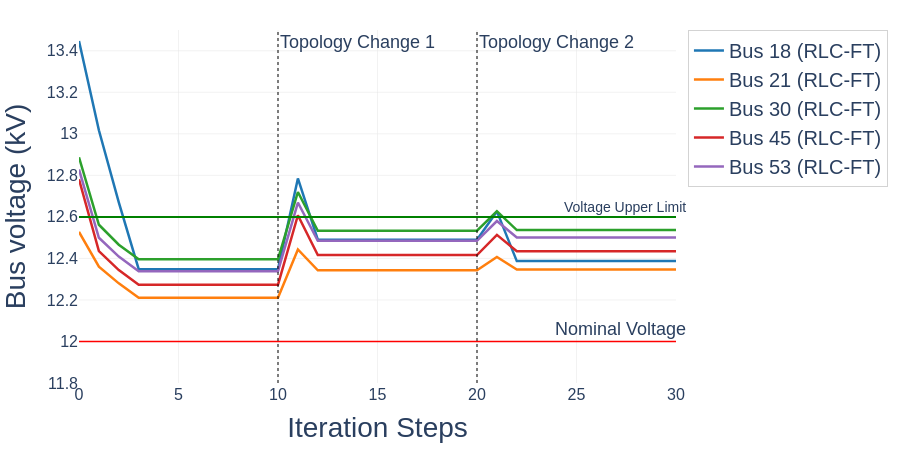

Notebook source saved alongside this figure:
### Code cell
def plot_voltage_trajectory(voltage_RL, scenario, topology_change_steps=None):
    """
    Create a professional voltage trajectory plot with topology change indicators.
    """
    import plotly.graph_objects as go
    
    # Select bus indices to display
    bus_indices = [0, 1, 2, 3, 4]
    bus_names = ['Bus 18', 'Bus 21', 'Bus 30', 'Bus 45', 'Bus 53']
    
    # Initialize figure
    fig = go.Figure()
    
    # Colorblind-friendly palette
    colors = ['#1f77b4', '#ff7f0e', '#2ca02c', '#d62728', '#9467bd']
    
    # Add voltage trajectories
    steps = list(range(voltage_RL.shape[0]))
    for i, idx in enumerate(bus_indices):
        fig.add_trace(go.Scatter(
            x=steps, 
            y=(12*voltage_RL[:, idx]).tolist(),
            mode='lines',
            name=f'{bus_names[i]} (RLC-FT)',
            line=dict(color=colors[i], width=2.5)
        ))
    
    # Add safety limits based on scenario
    if scenario == 0:  # Undervoltage scenario
        y_range = [10, 12.6]
        fig.add_hline(
            y=11.4, 
            line=dict(color='green', dash='dash', width=2),
            annotation=dict(
                text='Voltage Lower Limit',
                xref='paper', yref='y',
                x=1.02, y=11.4,
                showarrow=False,
                font=dict(size=14)
            )
        )
    elif scenario == 1:  # Overvoltage scenario
        y_range = [11.8, 13.5]
        fig.add_hline(
            y=12.6, 
            line=dict(color='green', width=2),
            annotation=dict(
                text='Voltage Upper Limit',
                xref='paper', yref='y',
                x=1.02, y=12.6,
                showarrow=False,
                font=dict(size=14)
            )
        )
    else:  # Both limits scenario
        y_range = [10.8, 13.2]
        fig.add_hline(
            y=12.6, 
            line=dict(color='green', dash='dash', width=2),
            annotation=dict(
                text='Voltage Upper Limit',
                xref='paper', yref='y',
                x=1.02, y=12.6,
                showarrow=False,
                font=dict(size=18)
            )
        )
        fig.add_hline(
            y=11.4, 
            line=dict(color='green', dash='dash', width=2),
            annotation=dict(
                text='Voltage Lower Limit',
                xref='paper', yref='y',
                x=1.02, y=11.4,
                showarrow=False,
                font=dict(size=18)
            )
        )
    
    # Add target voltage line (properly labeled on the right side)
    fig.add_hline(
        y=12.0, 
        line=dict(color='red', width=1.5),
        annotation=dict(
            text='Nominal Voltage',
            xref='paper', yref='y',
            x=1.02, y=12.0,
            showarrow=False,
            font=dict(size=18)
        )
    )
    
    # Handle multiple topology change points
    if topology_change_steps is not None:
        if isinstance(topology_change_steps, (int, float)):
            topology_change_steps = [topology_change_steps]  # Convert single value to list
            
        for i, step in enumerate(topology_change_steps):
            fig.add_vline(
                x=step,
                line=dict(color='rgba(0,0,0,0.5)', dash='dot', width=2),
                annotation=dict(
                    text=f'Topology Change {i+1}' if len(topology_change_steps) > 1 else 'Topology Change',
                    xref='x', yref='paper',
                    x=step, y=1.0,
                    showarrow=False,
                    font=dict(size=18)
                )
            )
    
    # Update layout with professional styling
    fig.update_layout(
        font=dict(family='Arial', size=16),
        width=NATURE_CONFIG['width']/2,
        height=NATURE_CONFIG['height']/2,
        margin=dict(l=60, r=100, t=30, b=60),
        xaxis_title='Iteration Steps',
        yaxis_title='Bus voltage (kV)',
        plot_bgcolor='white',
        paper_bgcolor='white',
        xaxis=dict(
            range=[0, 30],  # Shortened range as requested
            showgrid=True,
            gridwidth=0.5,
            gridcolor='#E5E5E5',
            zeroline=False,
            tickfont=dict(size=NATURE_CONFIG['font_axis']-8),
            title_font=dict(size=NATURE_CONFIG['font_axis_title']),
        ),
        yaxis=dict(
            range=y_range,
            showgrid=True,
            gridwidth=0.5,
            gridcolor='#E5E5E5',
            zeroline=False,
            tickfont=dict(size=NATURE_CONFIG['font_axis']-8),
            title_font=dict(size=NATURE_CONFIG['font_axis_title']),
        ),
        legend=dict(
            x=1.02,
            y=1,
            xanchor='left',
            yanchor='top',
            bgcolor='rgba(255,255,255,0.8)',
            bordercolor='lightgray',
            borderwidth=1,
            font=dict(size=NATURE_CONFIG['font_legend']-8),
        ),
    )
    
    # Export high-resolution images
    import plotly.io as pio
    pio.kaleido.scope.mathjax = None
    output_path = os.path.join(Config.data_path, 'images', '56bus', 'voltage_plot.svg')
    fig.write_image(output_path, scale=2)
    fig.write_image(os.path.join(Config.data_path, 'images', '56bus', 'voltage_plot.png'), scale=2)
    fig.show()
    
    return fig

# Example usage:
state, topology, scenario = env.reset(seed=env_seed)
fig = plot_voltage_trajectory(voltage_RL, scenario=1, topology_change_steps=[10, 20])

### Figure 1 — Plotly figure (JSON) as saved in the notebook; plotly's stock layout.template omitted (floating-point values rounded to 4 significant figures)
{"data": [{"line": {"color": "#1f77b4", "width": 2.5}, "mode": "lines", "name": "Bus 18 (RLC-FT)", "type": "scatter", "x": [0, 1, 2, 3, 4, 5, 6, 7, 8, 9, 10, 11, 12, 13, 14, 15, 16, 17, 18, 19, 20, 21, 22, 23, 24, 25, 26, 27, 28, 29, 30, 31, 32, 33, 34, 35, 36, 37, 38, 39, 40, 41, 42, 43, 44, 45, 46, 47, 48, 49], "y": [13.45, 13.02, 12.67, 12.35, 12.35, 12.35, 12.35, 12.35, 12.35, 12.35, 12.35, 12.79, 12.49, 12.49, 12.49, 12.49, 12.49, 12.49, 12.49, 12.49, 12.49, 12.63, 12.39, 12.39, 12.39, 12.39, 12.39, 12.39, 12.39, 12.39, 12.39, 12.39, 12.39, 12.39, 12.39, 12.39, 12.39, 12.39, 12.39, 12.39, 12.39, 12.39, 12.39, 12.39, 12.39, 12.39, 12.39, 12.39, 12.39, 12.39]}, {"line": {"color": "#ff7f0e", "width": 2.5}, "mode": "lines", "name": "Bus 21 (RLC-FT)", "type": "scatter", "x": [0, 1, 2, 3, 4, 5, 6, 7, 8, 9, 10, 11, 12, 13, 14, 15, 16, 17, 18, 19, 20, 21, 22, 23, 24, 25, 26, 27, 28, 29, 30, 31, 32, 33, 34, 35, 36, 37, 38, 39, 40, 41, 42, 43, 44, 45, 46, 47, 48, 49], "y": [12.53, 12.36, 12.28, 12.21, 12.21, 12.21, 12.21, 12.21, 12.21, 12.21, 12.21, 12.44, 12.34, 12.34, 12.34, 12.34, 12.34, 12.34, 12.34, 12.34, 12.34, 12.41, 12.35, 12.35, 12.35, 12.35, 12.35, 12.35, 12.35, 12.35, 12.35, 12.35, 12.35, 12.35, 12.35, 12.35, 12.35, 12.35, 12.35, 12.35, 12.35, 12.35, 12.35, 12.35, 12.35, 12.35, 12.35, 12.35, 12.35, 12.35]}, {"line": {"color": "#2ca02c", "width": 2.5}, "mode": "lines", "name": "Bus 30 (RLC-FT)", "type": "scatter", "x": [0, 1, 2, 3, 4, 5, 6, 7, 8, 9, 10, 11, 12, 13, 14, 15, 16, 17, 18, 19, 20, 21, 22, 23, 24, 25, 26, 27, 28, 29, 30, 31, 32, 33, 34, 35, 36, 37, 38, 39, 40, 41, 42, 43, 44, 45, 46, 47, 48, 49], "y": [12.89, 12.56, 12.47, 12.4, 12.4, 12.4, 12.4, 12.4, 12.4, 12.4, 12.4, 12.72, 12.53, 12.53, 12.53, 12.53, 12.53, 12.53, 12.53, 12.53, 12.53, 12.63, 12.54, 12.54, 12.54, 12.54, 12.54, 12.54, 12.54, 12.54, 12.54, 12.54, 12.54, 12.54, 12.54, 12.54, 12.54, 12.54, 12.54, 12.54, 12.54, 12.54, 12.54, 12.54, 12.54, 12.54, 12.54, 12.54, 12.54, 12.54]}, {"line": {"color": "#d62728", "width": 2.5}, "mode": "lines", "name": "Bus 45 (RLC-FT)", "type": "scatter", "x": [0, 1, 2, 3, 4, 5, 6, 7, 8, 9, 10, 11, 12, 13, 14, 15, 16, 17, 18, 19, 20, 21, 22, 23, 24, 25, 26, 27, 28, 29, 30, 31, 32, 33, 34, 35, 36, 37, 38, 39, 40, 41, 42, 43, 44, 45, 46, 47, 48, 49], "y": [12.78, 12.43, 12.34, 12.27, 12.27, 12.27, 12.27, 12.27, 12.27, 12.27, 12.27, 12.61, 12.42, 12.42, 12.42, 12.42, 12.42, 12.42, 12.42, 12.42, 12.42, 12.51, 12.43, 12.43, 12.43, 12.43, 12.43, 12.43, 12.43, 12.43, 12.43, 12.43, 12.43, 12.43, 12.43, 12.43, 12.43, 12.43, 12.43, 12.43, 12.43, 12.43, 12.43, 12.43, 12.43, 12.43, 12.43, 12.43, 12.43, 12.43]}, {"line": {"color": "#9467bd", "width": 2.5}, "mode": "lines", "name": "Bus 53 (RLC-FT)", "type": "scatter", "x": [0, 1, 2, 3, 4, 5, 6, 7, 8, 9, 10, 11, 12, 13, 14, 15, 16, 17, 18, 19, 20, 21, 22, 23, 24, 25, 26, 27, 28, 29, 30, 31, 32, 33, 34, 35, 36, 37, 38, 39, 40, 41, 42, 43, 44, 45, 46, 47, 48, 49], "y": [12.83, 12.5, 12.41, 12.34, 12.34, 12.34, 12.34, 12.34, 12.34, 12.34, 12.34, 12.67, 12.48, 12.48, 12.48, 12.48, 12.48, 12.48, 12.48, 12.48, 12.48, 12.58, 12.5, 12.5, 12.5, 12.5, 12.5, 12.5, 12.5, 12.5, 12.5, 12.5, 12.5, 12.5, 12.5, 12.5, 12.5, 12.5, 12.5, 12.5, 12.5, 12.5, 12.5, 12.5, 12.5, 12.5, 12.5, 12.5, 12.5, 12.5]}], "layout": {"annotations": [{"font": {"size": 14}, "showarrow": false, "text": "Voltage Upper Limit", "x": 1.02, "xanchor": "right", "xref": "x domain", "y": 12.6, "yanchor": "bottom", "yref": "y"}, {"font": {"size": 18}, "showarrow": false, "text": "Nominal Voltage", "x": 1.02, "xanchor": "right", "xref": "x domain", "y": 12, "yanchor": "bottom", "yref": "y"}, {"font": {"size": 18}, "showarrow": false, "text": "Topology Change 1", "x": 10, "xanchor": "left", "xref": "x", "y": 1, "yanchor": "top", "yref": "y domain"}, {"font": {"size": 18}, "showarrow": false, "text": "Topology Change 2", "x": 20, "xanchor": "left", "xref": "x", "y": 1, "yanchor": "top", "yref": "y domain"}], "font": {"family": "Arial", "size": 16}, "height": 450, "legend": {"bgcolor": "rgba(255,255,255,0.8)", "bordercolor": "lightgray", "borderwidth": 1, "font": {"size": 20}, "x": 1.02, "xanchor": "left", "y": 1, "yanchor": "top"}, "margin": {"b": 60, "l": 60, "r": 100, "t": 30}, "paper_bgcolor": "white", "plot_bgcolor": "white", "shapes": [{"line": {"color": "green", "width": 2}, "type": "line", "x0": 0, "x1": 1, "xref": "x domain", "y0": 12.6, "y1": 12.6, "yref": "y"}, {"line": {"color": "red", "width": 1.5}, "type": "line", "x0": 0, "x1": 1, "xref": "x domain", "y0": 12, "y1": 12, "yref": "y"}, {"line": {"color": "rgba(0,0,0,0.5)", "dash": "dot", "width": 2}, "type": "line", "x0": 10, "x1": 10, "xref": "x", "y0": 0, "y1": 1, "yref": "y domain"}, {"line": {"color": "rgba(0,0,0,0.5)", "dash": "dot", "width": 2}, "type": "line", "x0": 20, "x1": 20, "xref": "x", "y0": 0, "y1": 1, "yref": "y domain"}], "width": 900, "xaxis": {"gridcolor": "#E5E5E5", "gridwidth": 0.5, "range": [0, 30], "showgrid": true, "tickfont": {"size": 16}, "title": {"font": {"size": 28}, "text": "Iteration Steps"}, "zeroline": false}, "yaxis": {"gridcolor": "#E5E5E5", "gridwidth": 0.5, "range": [11.8, 13.5], "showgrid": true, "tickfont": {"size": 16}, "title": {"font": {"size": 28}, "text": "Bus voltage (kV)"}, "zeroline": false}}}
